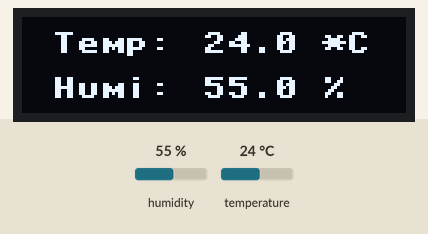
Simulated run of this program. Board: Raspberry Pi Pico running MicroPython. Parts: 128×32 one-colour display. Inputs (shaded band) come from the test bench; at power-on: humidity 55 %, temperature 24 °C. What the program prints to the serial console is not drawn.

Above: at 2.6 s.
2.7 s: humidity set to 22 %
At 5.0 s:
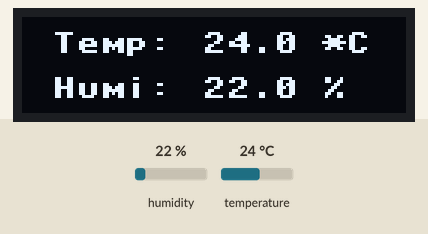
5.5 s: temperature set to 12 °C
At 8.8 s:
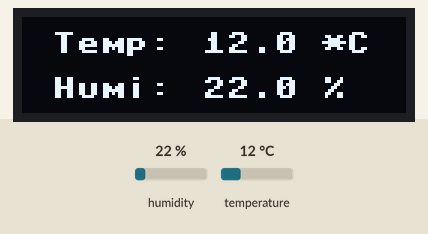
9.6 s: humidity set to 40 %
At 12.6 s:
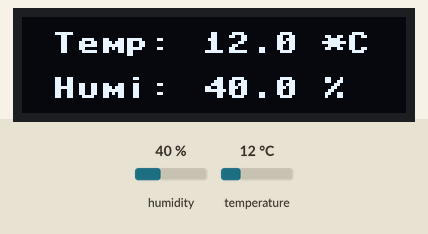
13.6 s: temperature set to 19 °C
At 17.6 s:
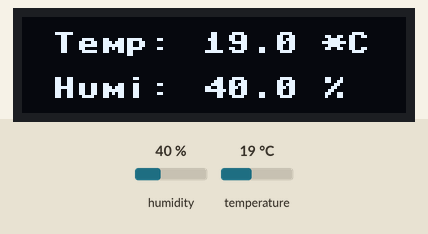
Timing chart, 0 to 18.7 s (numbered marks = the images above; inputs shaded):
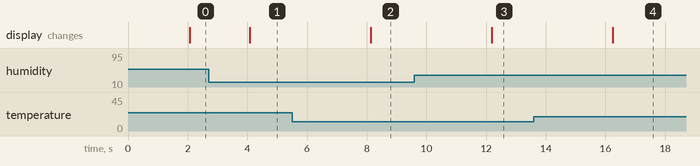

Measured:
- after the input at 2.7 s, the display: changes after 1.4 s (image 1)
- after the input at 5.5 s, the display: changes after 2.6 s (image 2)
- after the input at 9.6 s, the display: changes after 2.6 s (image 3)
- after the input at 13.6 s, the display: changes after 2.6 s (image 4)

The program:

DHT11_on_Oled.py
```python
from machine import Pin, I2C, UART, ADC
from ssd1306 import SSD1306_I2C
import utime as time
from dht import DHT11, InvalidChecksum
#import DHT11
i2c = I2C(0, scl=Pin(13), sda=Pin(12), freq=200000)       # Init I2C using pins GP8 & GP9 (default I2C0 pins)
print("I2C Address      : "+hex(i2c.scan()[0]).upper())   # Display device address
print("I2C Configuration: "+str(i2c))                     # Display I2C config

pin = Pin(28, Pin.OUT, Pin.PULL_UP)
oled = SSD1306_I2C(128, 32, i2c)                 # Init oled display
sensor = DHT11(pin)

while True:
    time.sleep(1)
    t  = (sensor.temperature)
    h = (sensor.humidity)
    print("Temperature: {}".format(t))
    print("Humidity: {}".format(h))
    # Clear the oled display in case it has junk on it.
    oled.fill(0)

    oled.text("Temp: ",10,5)
    oled.text(str(sensor.temperature),60,5)
    oled.text("*C",100,5)

    oled.text("Humi: ",10,20)
    oled.text(str(sensor.humidity),60,20)
    oled.text("%",100,20)
    time.sleep(1)
    oled.show()
```
